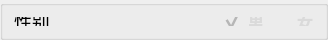
                  <widget class="QGroupBox" name="groupBox_11">
                   <property name="minimumSize">
                    <size>
                     <width>0</width>
                     <height>40</height>
                    </size>
                   </property>
                   <property name="maximumSize">
                    <size>
                     <width>16777215</width>
                     <height>40</height>
                    </size>
                   </property>
                   <property name="styleSheet">
                    <string notr="true">#groupBox_11{
border:none;
}</string>
                   </property>
                   <property name="title">
                    <string/>
                   </property>
                   <layout class="QHBoxLayout" name="horizontalLayout_16">
                    <item>
                     <widget class="QLabel" name="label_13">
                      <property name="maximumSize">
                       <size>
                        <width>80</width>
                        <height>16777215</height>
                       </size>
                      </property>
                      <property name="styleSheet">
                       <string notr="true">font-size:18px;</string>
                      </property>
                      <property name="text">
                       <string>性别</string>
                      </property>
                     </widget>
                    </item>
                    <item>
                     <spacer name="horizontalSpacer_4">
                      <property name="orientation">
                       <enum>Qt::Horizontal</enum>
                      </property>
                      <property name="sizeHint" stdset="0">
                       <size>
                        <width>166</width>
                        <height>19</height>
                       </size>
                      </property>
                     </spacer>
                    </item>
                    <item>
                     <widget class="QCheckBox" name="checkBox_male">
                      <property name="enabled">
                       <bool>true</bool>
                      </property>
                      <property name="styleSheet">
                       <string notr="true">
QCheckBox
{font-size: 16px;
	font-family: &quot;Microsoft YaHei&quot;;
	font-weight: bold;
 		border-radius:9px;
		background:rgba(66, 195, 255, 0);
color: rgb(218, 218, 218);;}

QCheckBox::indicator {
	width: 20px;
	height: 20px;
}
QCheckBox::indicator:unchecked {
    image: url(:/images/icon/button-off.png);
}

QCheckBox::indicator:checked {
    
    image: url(:/images/icon/button-on.png);
}
</string>
                      </property>
                      <property name="text">
                       <string>男</string>
                      </property>
                      <property name="checked">
                       <bool>true</bool>
                      </property>
                      <property name="tristate">
                       <bool>false</bool>
                      </property>
                     </widget>
                    </item>
                    <item>
                     <widget class="QCheckBox" name="checkBox_female">
                      <property name="styleSheet">
                       <string notr="true">
QCheckBox
{font-size: 16px;
	font-family: &quot;Microsoft YaHei&quot;;
	font-weight: bold;
 		border-radius:9px;
		background:rgba(66, 195, 255, 0);
color: rgb(218, 218, 218);;}

QCheckBox::indicator {
	width: 20px;
	height: 20px;
}
QCheckBox::indicator:unchecked {
    image: url(:/images/icon/button-off.png);
}

QCheckBox::indicator:checked {
    
    image: url(:/images/icon/button-on.png);
}
</string>
                      </property>
                      <property name="text">
                       <string>女</string>
                      </property>
                     </widget>
                    </item>
                   </layout>
                  </widget>
